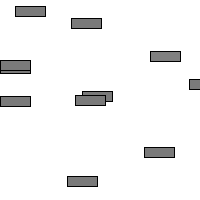
Frame 1 (no input)
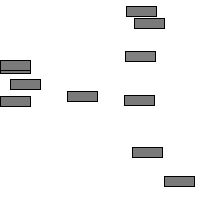
Frame 60 (the mouse pressed at the canvas centre just before this capture)
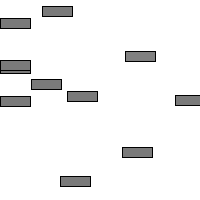
Frame 120 (the mouse held since frame 60 and released just before this capture)

The Processing sketch that drew these frames (run headless with seeded random() and noise(); from frame 60 on, the mouse is pressed at the canvas centre):

// Processing sketch: cars1
// ── cars1.pde
Car[] myCars = new Car[10];
Car myCar1;

void setup() {
  size(200, 200);
  myCar1 = new Car(128, random(width), random(height), random(22));

  for (int i=0; i< myCars.length; i++) {
    myCars[i] = new Car(122, random(width), random(height), random(22));
  }
}

void draw() {
  background(255);
  myCar1.move();
  myCar1.display();

  for (int i=0; i< myCars.length; i++) {
    myCars[i].move();
    myCars[i].display();
  }
}
// ── Car.pde
class Car {
  color c;
  float x;
  float y;
  float speed;
  float left;

  Car(color tempC, float tempX, float tempY, float tempSpeed) {
     c = tempC;
     x = tempX;
     y = tempY;
     speed = tempSpeed;
     left = random(2);
  }

  void display() {
    fill(c);
    rect(x, y, 30, 10);
  }

  void move() {
    
    if (left <= 1) {
      x+= speed;
      if (x > width) {
        x = 0;
      }
      
    }else{ 
    x-= x + speed;
    if (x < 0) {
      x = 0;
      }
    }
  }
}
